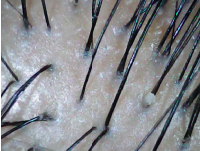
#> input picture photos/scalp/image.png, 200 x 151 px
$ jupyter execute --allow-errors Scalp_analysis.ipynb
#> lines starting #> are read from the running program, lines starting #| are printed output that depends on the picture; after the words box and inside, x2 and y2 are one past the last pixel; in counts of white or black regions, pixels touching at a corner belong together
[cell 1]
import numpy as np
import cv2
import matplotlib.pyplot as plt
import sklearn.preprocessing as Preprocessing
import skimage.io
import skimage.filters
import skimage.color

from scipy import ndimage as ndi
from skimage.util import random_noise
from skimage import feature

## Normalize image

[cell 2]
def normalize(im):
    im = im - np.amin(im)
    im = im/np.amax(im)
    return im

## Contrast stretching

[cell 3]
img = cv2.imread('./photos/scalp/image.png')
#> img is the input picture: shape (151, 200, 3); mean B, G, R 142.2, 138.1, 136
img = cv2.cvtColor(img, cv2.COLOR_BGR2RGB)
# dont resize
# img = cv2.resize(img, (400, 300))
plt.imshow(img)
print(img.shape)
#| (151, 200, 3)

[cell 4]
# # alternative way to find histogram of an image
plt.hist(img.ravel(),256,[0,256])
plt.show()
#> figure, not shown here; tallest bar 1214 high, from x = 169 to 170

#### Final Function

[cell 5]
def contrast_stretch(im, r1, s1, r2, s2):
    '''
    applies a linear transform to stretch the contrast
    im -> normalized image (0 to 1)
    r,s are transit points
    r1 mapped to s1 and r2 mapped to s2
    '''
#> called with r1 = 0.08, s1 = 0.02, r2 = 0.75, s2 = 0.85
    im = normalize(im)

    m = (s2-s1)/(r2-r1)
    im2 = im-r1
    im2 = im2*m
    im2 = im2 + s1

#     normalize
    im2 = normalize(im2)
    im2 = im2 * 255
    im2 = im2.astype('uint8')
    return im2

sun :  {(0.25, 0.1), (0.75, 1)}
dark :  {(0.08, 0.02), (0.75, 0.85)}

[cell 6]
cim = contrast_stretch(img, 0.08, 0.02, 0.75, 0.85)
# cim = img.copy()

[cell 7]
_, axarr = plt.subplots(1,2)

axarr[0].imshow(img)
axarr[1].imshow(cim)

[cell 8]
# # alternative way to find histogram of an image
cim_copy = cim
plt.hist(cim_copy.ravel(),256,[0,256])
plt.show()
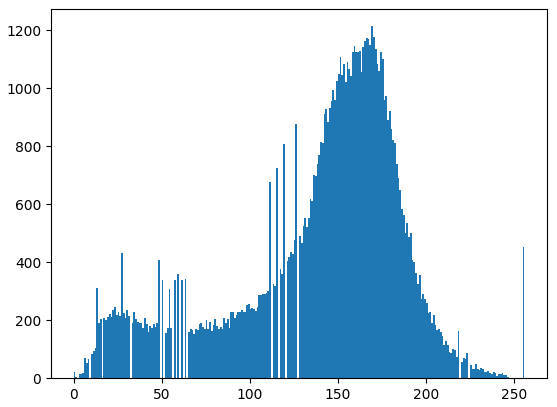
#> figure drawn by matplotlib, 1 panel; tallest bar 1214 high, from x = 169 to 170

## Bright spot removal (using mathematical morphology)

[cell 9]
def bright_spot_removal(contrast_stretched_im, thresh, inpaint_radius, kernel=np.ones((3,3), np.uint8)):
#> called with thresh = 200, inpaint_radius = 5, kernel = array of shape (3, 3)
    contrast_stretched_im = cv2.morphologyEx(contrast_stretched_im, cv2.MORPH_OPEN, kernel)
    opening = cv2.cvtColor(contrast_stretched_im, cv2.COLOR_RGB2GRAY)
    mask = Preprocessing.binarize(opening, threshold=thresh)
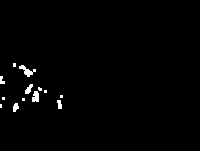
#> mask: shape (151, 200); values 0 (black) and 1 (white), 1.2% white; 13 white regions (7 under 20 px), largest, box (x1, y1, x2, y2) and area: (19, 65, 36, 77) 83, (32, 91, 39, 102) 63, (25, 84, 33, 94) 46, (13, 103, 19, 112) 39, (57, 100, 62, 109) 35, (0, 76, 5, 84) 28
    #kernel2 = np.ones((2,2), np.uint8)
    opening = cv2.inpaint(contrast_stretched_im, mask.astype('uint8'), inpaint_radius, cv2.INPAINT_NS)
#> opening: shape (151, 200, 3)
    return opening

[cell 10]
spot_removed = bright_spot_removal(cim, thresh = 200, inpaint_radius = 5)
_, axarr = plt.subplots(1,2,figsize=(15,15))

axarr[0].imshow(cim)
axarr[1].imshow(spot_removed, cmap='binary')

## KL transform

[cell 11]
opening = cv2.cvtColor(spot_removed, cv2.COLOR_BGR2GRAY)
#> opening: shape (151, 200)
plt.imshow(opening, cmap="gray")

[cell 12]
otsu_threshold, binary = cv2.threshold(opening, 0, 255, cv2.THRESH_BINARY + cv2.THRESH_OTSU,)
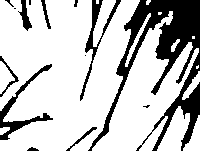
#> binary: shape (151, 200); 76.8% white; 14 black regions (5 under 20 px), largest, box (x1, y1, x2, y2) and area: (88, 0, 200, 151) 5126, (0, 64, 53, 140) 705, (80, 0, 121, 101) 595
#> otsu_threshold = 106
binary = Preprocessing.binarize(opening, threshold=otsu_threshold - 30)
#> binary: shape (151, 200); values 0 (black) and 1 (white), 83.9% white; 27 black regions (14 under 20 px), largest, box (x1, y1, x2, y2) and area: (89, 0, 169, 151) 1246, (151, 0, 200, 95) 1188, (0, 65, 51, 139) 537
# binary = opening.copy()
(x, y) = binary.shape
#> x = 151; y = 200
for i in range(0,x):
    for j in range(0,y):
        if binary[i][j] == 0:
            binary[i][j] = 255
        else:
            binary[i][j] = 0

plt.imshow(binary, cmap="binary")

## Rescaling

[cell 13]
def rescaling(binary_img):
    img_l = cv2.resize(binary_img, (1024, 768))
    img_m = cv2.resize(binary_img, (512, 384))
    img_s = cv2.resize(binary_img, (256, 192))
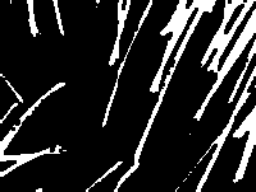
#> img_s: shape (192, 256); min 0, max 255, mean 40.9

    return(img_l, img_m, img_s)

[cell 14]
img_l, img_m, img_s = rescaling(binary)

[cell 15]
_, axarr = plt.subplots(1,3,figsize=(20,20))

axarr[0].imshow(img_l, cmap="binary")
axarr[1].imshow(img_m, cmap="binary")
axarr[2].imshow(img_s, cmap="binary")

## Canny Edge

[cell 16]
def canny(image):
#     edge = feature.canny(image, sigma=0)
    highThresh = otsu_threshold
#> highThresh = 106
    lowThresh = 0.5*highThresh
#> lowThresh = 53
    edges = cv2.Canny(image,lowThresh,highThresh)
#> edges: shape (151, 200); 7.7% white in thin lines or dots
    return edges

[cell 17]
edge = canny(binary)
plt.imshow(edge, cmap="binary")

## Thinning

[cell 18]
img = np.float32(binary)

[cell 19]
def thin(img):
    kernel2 = np.ones((2,2), np.uint8)
    img = cv2.dilate(img, kernel2, iterations=1)
#> img: shape (151, 200) float32; 21.4% white; 23 white regions (11 under 20 px), largest, box (x1, y1, x2, y2) and area: (89, 0, 170, 151) 1606, (151, 0, 200, 96) 1472, (0, 65, 53, 140) 748

    kernel = cv2.getStructuringElement(cv2.MORPH_CROSS,(3,3))
    # Create an empty output image to hold values
    thin = np.zeros(img.shape,dtype='uint8')
    img1 = img
    # Loop until erosion leads to an empty set
    itr = 0
    while (itr<25):
        # Erosion
        itr+=1
        erode = cv2.erode(img1,kernel)
        # Opening on eroded image
        opening = cv2.morphologyEx(erode,cv2.MORPH_OPEN,kernel)
        # Subtract these two
        subset = erode - opening
        # Union of all previous sets
        thin = cv2.bitwise_or(np.float32(subset),np.float32(thin))
        # Set the eroded image for next iteration
        img1 = erode.copy()
#> erode: shape (151, 200) float32; every value is 0
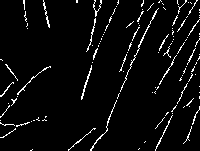
#> thin: shape (151, 200) float32; 4.5% white in thin lines or dots
#> after the loop, itr = 25
    return(thin)

[cell 20]
thinn = thin(img)
thinn = cv2.dilate(thinn, np.ones((2,2), np.uint8), iterations=1)
#> thinn: shape (151, 200) float32; 10.2% white in thin lines or dots
thinn = cv2.erode(thinn, np.ones((2,2), np.uint8), iterations=1)
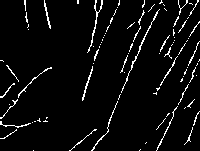
#> thinn: shape (151, 200) float32; 4.8% white in thin lines or dots

[cell 21]
plt.imshow(thinn, cmap="binary")

## Hough LinesP

[cell 22]
def HTP(img, thresh, color):
#> called with thresh = 20, color = 'r'
    lines = cv2.HoughLinesP(np.uint8(img), 1, np.pi/180, thresh)
#> lines = 110 rows, first 6: [126, 79, 127, 76], [138, 52, 138, 51], [135, 58, 135, 56], [139, 48, 144, 36], [180, 101, 182, 96], [161, 82, 162, 81]
    line_im = np.ones( (img.shape[0], img.shape[1], 3) )
    for x in range(0, len(lines)):
        for x1,y1,x2,y2 in lines[x]:
            cv2.line(line_im,(x1,y1),(x2,y2),(255,0,0),1)
#> this loop made 110 passes
    return line_im

[cell 23]
hpt = HTP(thinn, 20, 'r')

[cell 24]
tl = thin(img_l)
#> in thin (call 2), `img = cv2.dilate(img, kernel2, iterations=1)`:
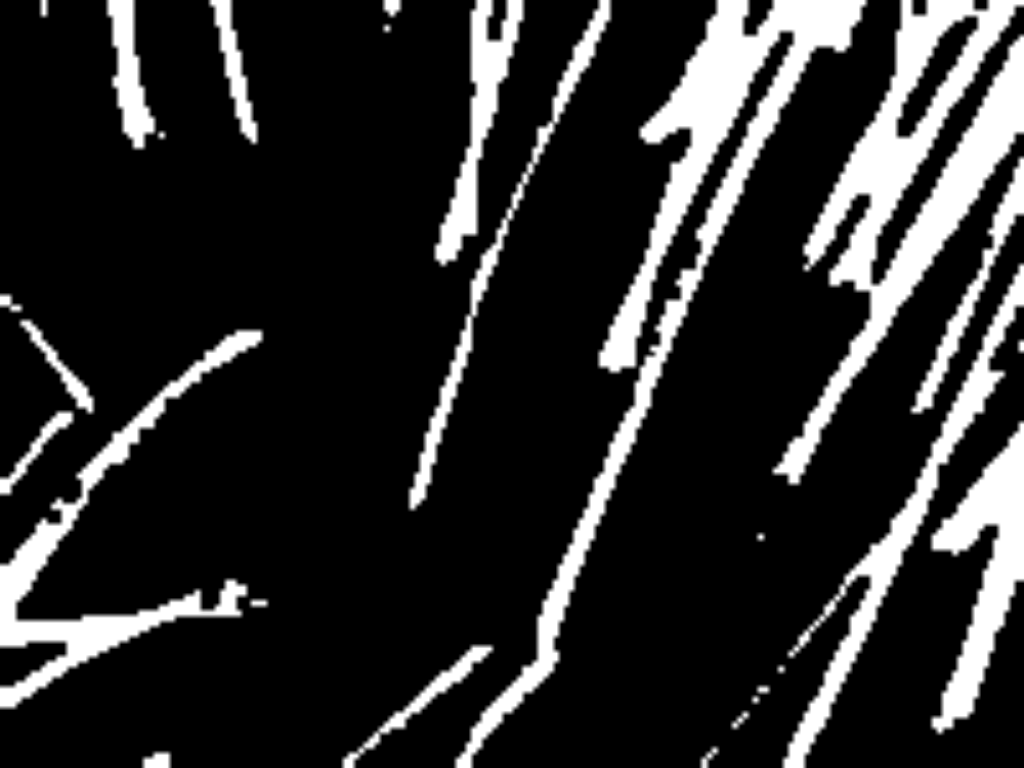
#> img: shape (768, 1024); min 0, max 255, mean 43.6
#> in thin (call 2), `kernel = cv2.getStructuringElement(cv2.MORPH_CROSS,(3,3))`: kernel = [[0, 1, 0], [1, 1, 1], [0, 1, 0]]
#> after the loop in thin (call 2), `while (itr<25):`:
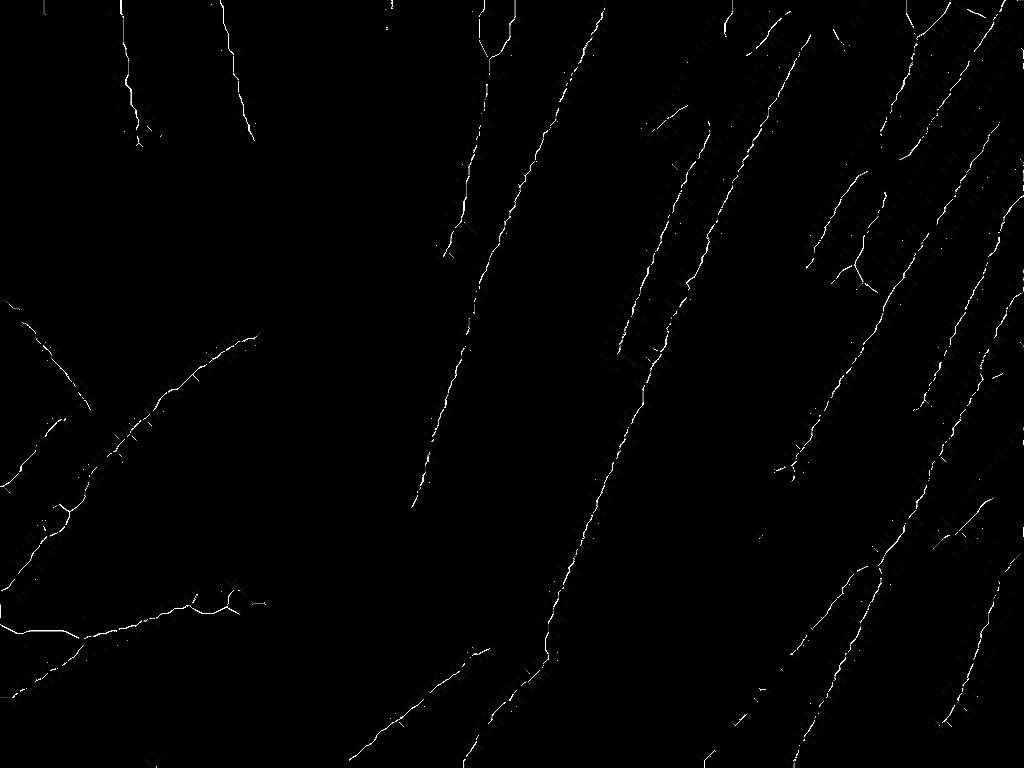
#> thin: shape (768, 1024) float32; 0.41% of the values are NaN or infinite; the others: min 0, max 504, mean 4.16; drawn with min black, max white, NaN and infinite black
#> after the loop in thin (call 2), `while (itr<25):`: itr = 25
hl = HTP(tl, 20, 'r')
#> call 2 of HTP, with thresh = 20, color = 'r'
#> after the loop in HTP (call 2), `for x in range(0, len(lines)):`:
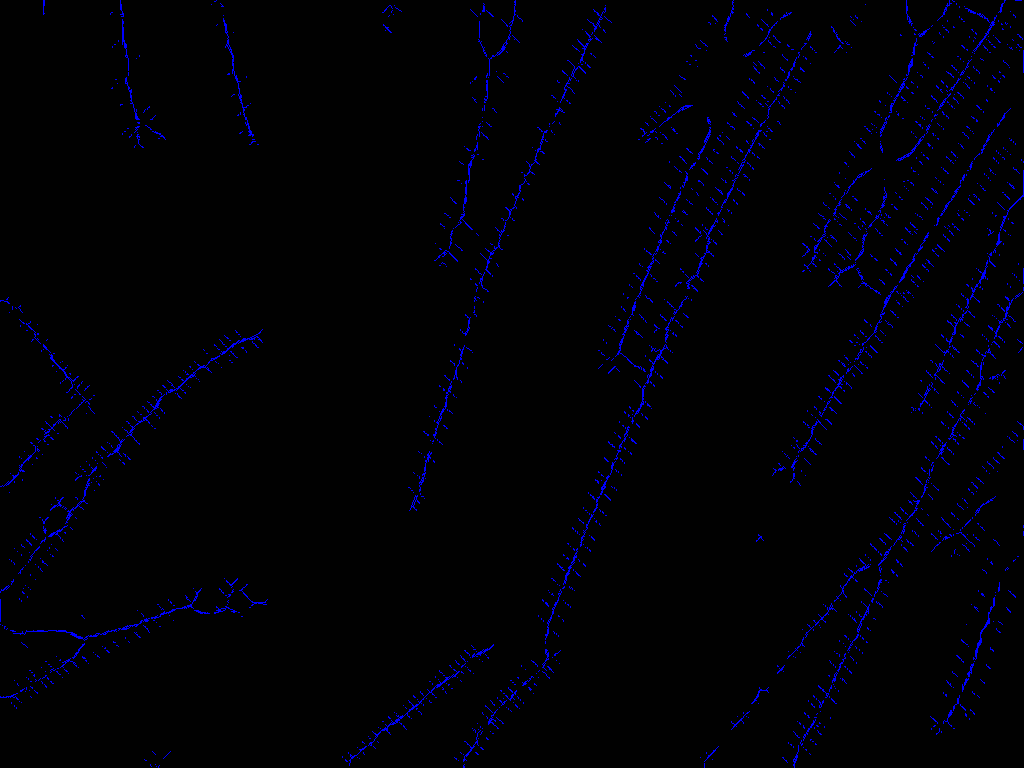
#> line_im: shape (768, 1024, 3) float64; mean of channels 0, 1, 2 6.3, 1, 1; drawn as B, G, R

tm = thin(img_m)
#> in thin (call 3), `img = cv2.dilate(img, kernel2, iterations=1)`:
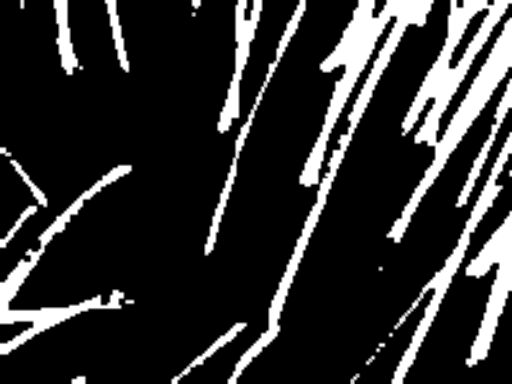
#> img: shape (384, 512); min 0, max 255, mean 46.2
hm = HTP(tm, 20, 'g')
#> in HTP (call 3), `lines = cv2.HoughLinesP(np.uint8(img), 1, np.pi/180, thresh)`: lines = 1981 rows, first 6: [295, 260, 301, 246], [382, 61, 387, 50], [501, 160, 507, 148], [273, 314, 277, 304], [312, 218, 315, 211], [279, 301, 282, 289]

ts = thin(img_s)
hs = HTP(ts, 20, 'b')
#> in HTP (call 4), `lines = cv2.HoughLinesP(np.uint8(img), 1, np.pi/180, thresh)`: lines = 316 rows, first 6: [186, 41, 194, 24], [234, 115, 237, 109], [198, 191, 221, 143], [164, 91, 167, 84], [176, 60, 180, 51], [219, 80, 239, 47]

h1 = cv2.resize(hl, (1024, 768))
h2 = cv2.resize(hm, (1024, 768))
h3 = cv2.resize(hs, (1024, 768))

tl = cv2.resize(tl, (1024, 768))
tm = cv2.resize(tm, (1024, 768))
ts = cv2.resize(ts, (1024, 768))

[cell 25]
hf = (h1 + h2 + h3)/3

[cell 26]
plt.imshow(hf)

[cell 27]
_, axarr = plt.subplots(4,2,figsize=(50,50))

axarr[0][0].imshow(h1)
axarr[0][1].imshow(tl, cmap="binary")
axarr[1][0].imshow(hm)
axarr[1][1].imshow(tm, cmap="binary")
axarr[2][0].imshow(hs)
axarr[2][1].imshow(ts, cmap="binary")
axarr[3][0].imshow(hf)
axarr[3][1].imshow(tl, cmap="binary")

#### Parallel Line Bundling

[cell 28]
plt.imshow(edge, cmap="binary")

[cell 29]
# HTP
def PLB(img, thresh):
#> called with thresh = 50
    ms = []
    lines = cv2.HoughLinesP(np.uint8(img), 1, np.pi/180, thresh)
#> lines = 27 rows, first 6: [124, 84, 126, 78], [113, 110, 114, 107], [141, 44, 144, 37], [116, 94, 120, 84], [169, 61, 169, 61], [154, 9, 154, 8]
    print(len(lines))
#| 27
    line_im = np.ones( (img.shape[0], img.shape[1], 3) )
    for x in range(0, len(lines)):
        for x1,y1,x2,y2 in lines[x]:
            cv2.line(line_im,(x1,y1),(x2,y2),(255,0,0),3)
            m = (y2-y1)/((x2-x1)+0.00000001)
            ms.append(m)
#> this loop made 27 passes
#> after the loop, ms = 27 values, max 0 at index 4, min -200000000 at index 18, mean -14814816.6
    return line_im, ms

[cell 30]
ht, ms = PLB(edge, 50)

[cell 31]
plt.imshow(ht)

[cell 32]
ms
#> Out has the same summary as ms in PLB
